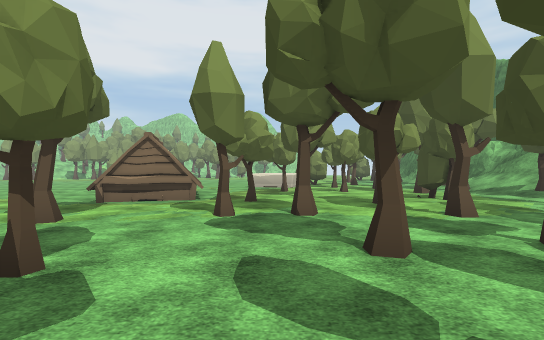
View 1 (above)

24 first-person views from a walk through a Unity game level. The camera is 1.5 m above the floor, looks level and sees 85° across. The floor is counted in squares, 2 m on a side. Each view is taken from the middle of a square. On the plan, view 1 faces up. The plan holds only what a view shows up to about 10 squares ahead; the rest is blank. The place goes on beyond the plan. The player is left out. Some surface patterns are stand-ins.

View 2
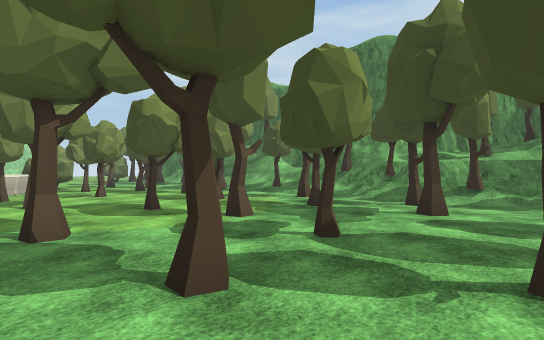

View 3
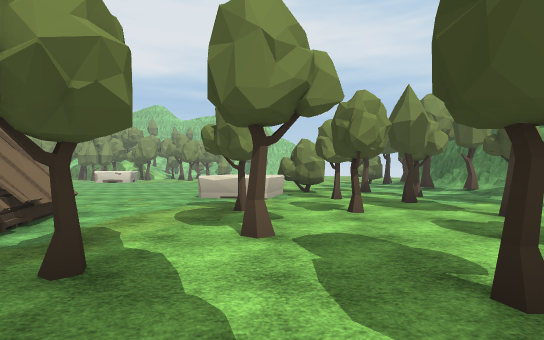

View 4
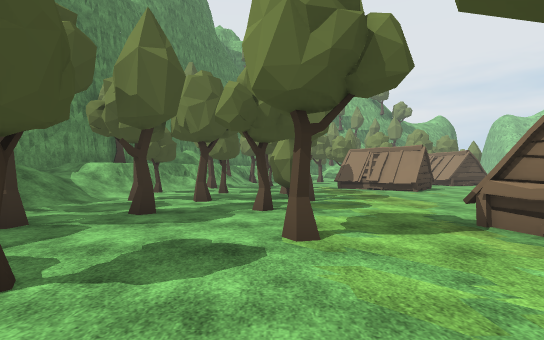

View 5
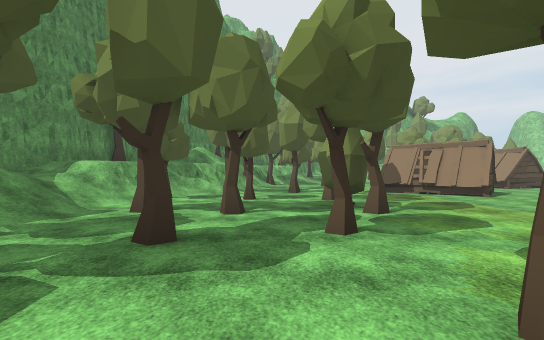

View 6
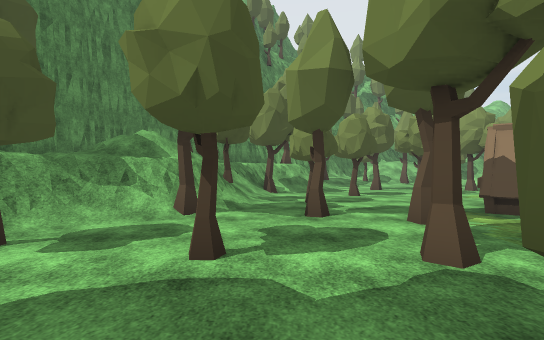

View 7
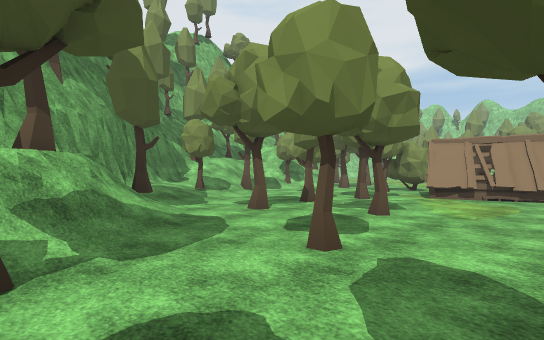

View 8
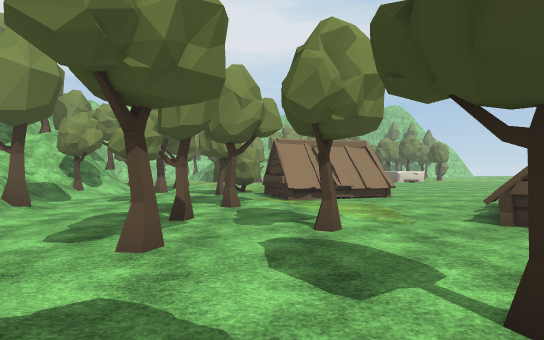

View 9
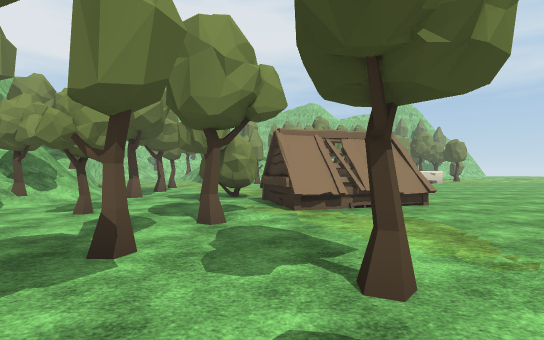

View 10
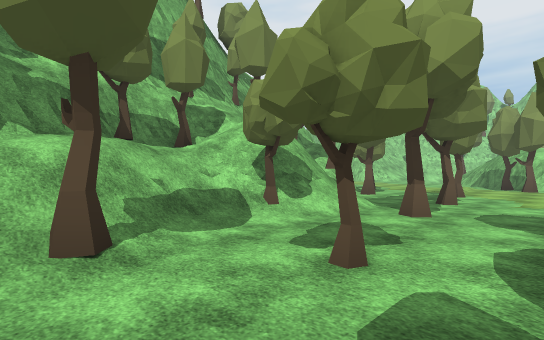

View 11
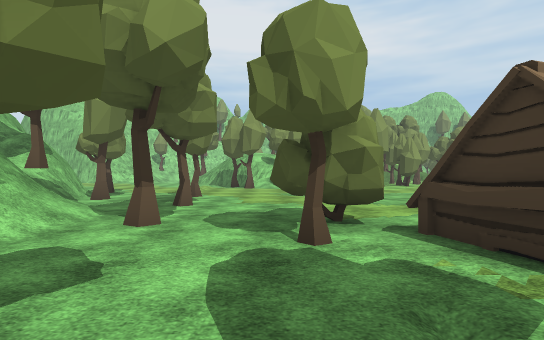

View 12
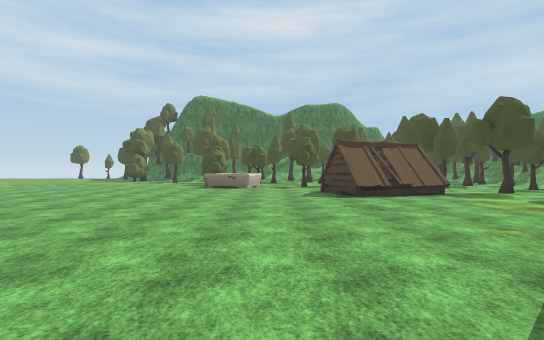

View 13
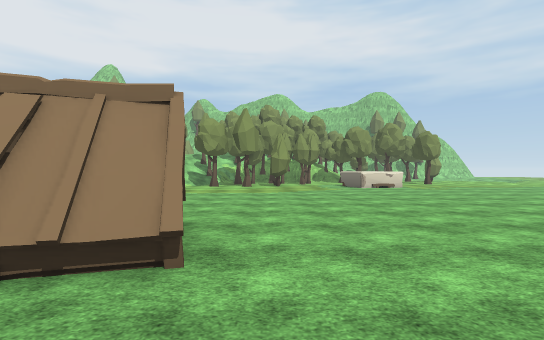

View 14
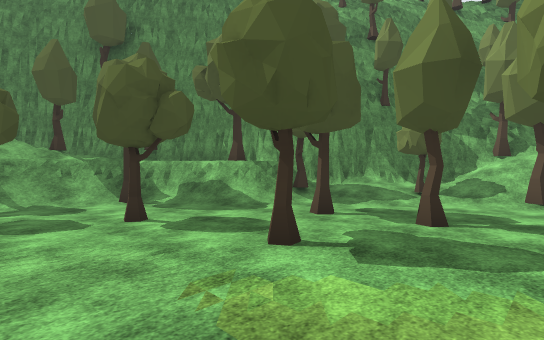

View 15
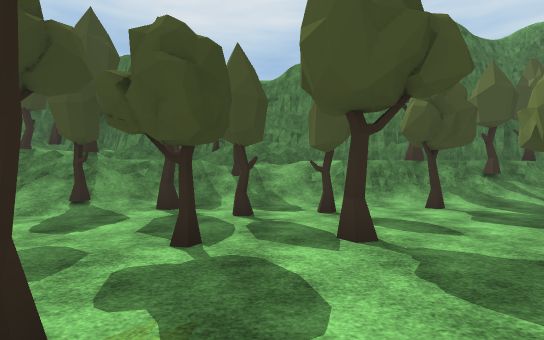

View 16
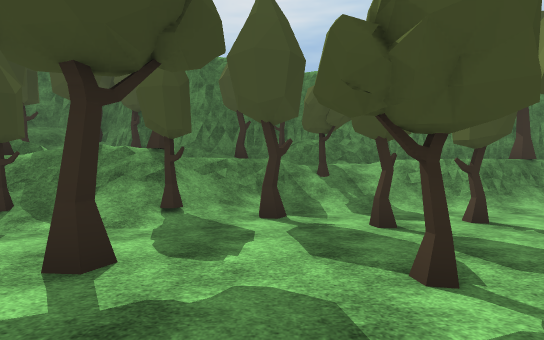

View 17
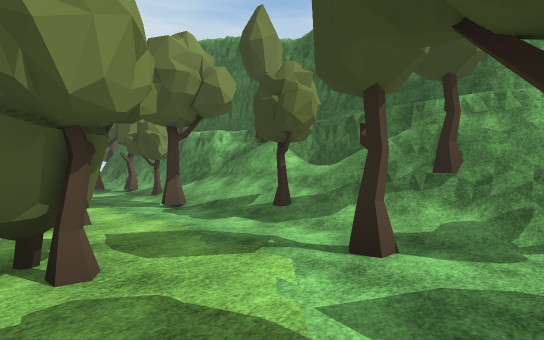

View 18
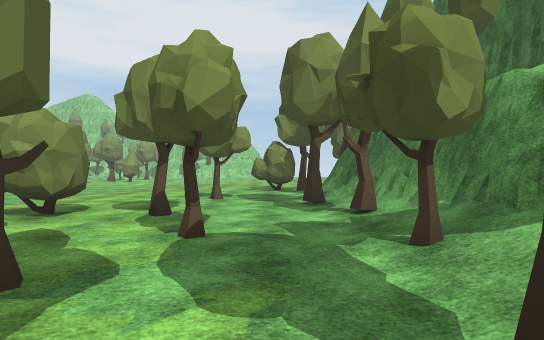

View 19
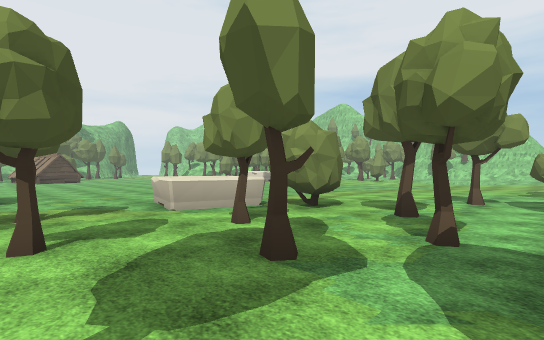

View 20
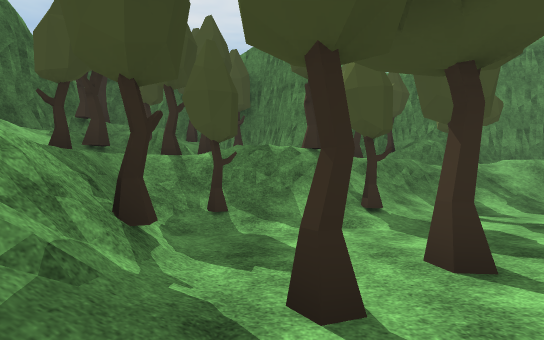

View 21
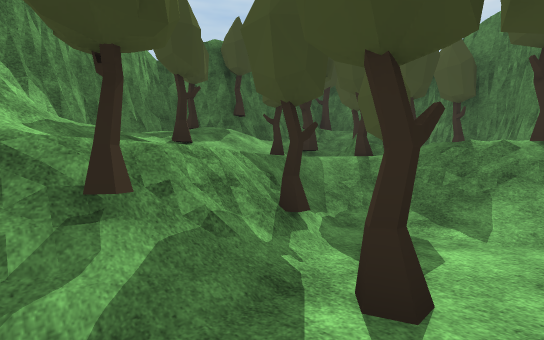

View 22
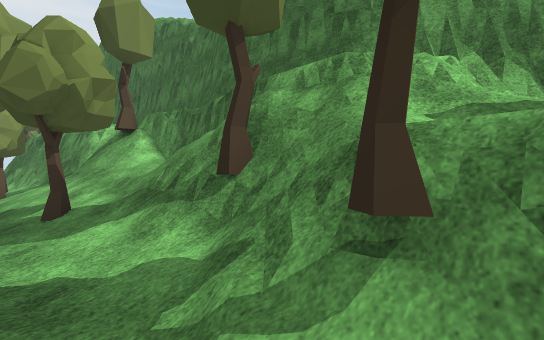

View 23
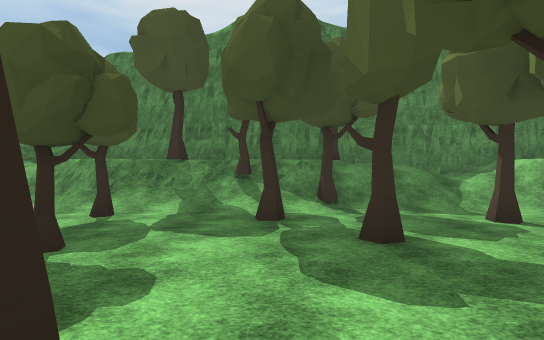

View 24
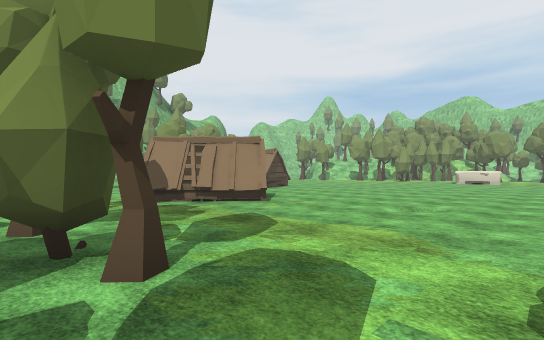

### Floor plan
Key: @ floor where view 1 was taken; # wall or solid block; . main floor; : floor 0.5 m higher than the main floor; + floor 1.5 m higher than the main floor; * floor 2 m higher than the main floor; % floor 2.75 m higher than the main floor; & floor 3.5 m higher than the main floor; / step, stairs or slope; = window, fence, low wall or low ledge; T tree; H hut; O other object.
Columns run from 27 left of view 1 to 12 right of it. Each row starts with its distance up from view 1.
 20    T.....   .............  ......T.
 19   #......   .............  .......T#
 18  ##/T.T... .............. ......T./#
 17    /..................... ......../#
 16     /.T..................  .......T#
 15 #  TT/...T................ O.T.T..T##
 14 #=T/#/T.TT.HH..............OO.....//#
 13 #T=/T/..T.HH.H............OOO.T.T.T/#
 12 ##T//.....HHHH.................T..//##
 11  #T///.T.//................T......T/T#
 10  ##//T...T.....H..../..HH.....T.T.//T#
  9   #T//...T....HHHH....HHH.........///#
  8   ##/TT....T.HHHH......HHH..T..T...T##
  7    ##///.T.....H.......HH.T..T...../#=
  6     ##//..........................T #=
  5      ##T//.T....T..TT.....TT..T.T..##=#
  4       ##T//..T.T.T.T.T..T........../T ##
  3       ###=T/................T.T..TTT#T##
  2        ####//T/T.T..T.T..T.........//*##
  1         ## T/ #/....T.......TT..T//T+T #
  0           ###=#=/T/....T..T@...T///*TT #
 -1           ##  ///=////T/://=/////T  =  #
 -2            ####T**//////*T/*//T **  TT##
 -3               ####// T// ////==TT## %&##
 -4                    ##################T##
 -5                                     ###

Positions as (right, up) in squares from view 1, and headings:
1: (0, 0), facing up
2: (0, 1), facing up-right
3: (1, 5), facing up
4: (0, 4), facing left
5: (-2, 3), facing left
6: (-7, 3), facing left
7: (-14, 3), facing up-left
8: (-17, 4), facing up
9: (-17, 6), facing up
10: (-19, 9), facing up-left
11: (-19, 10), facing up
12: (-13, 12), facing right
13: (-13, 10), facing up
14: (-14, 10), facing down-left
15: (2, 6), facing down
16: (4, 5), facing down
17: (4, 5), facing up-right
18: (6, 10), facing up
19: (6, 10), facing up-left
20: (7, 5), facing down
21: (6, 5), facing down-right
22: (7, 4), facing up-right
23: (-4, 5), facing down
24: (-5, 4), facing up-left
